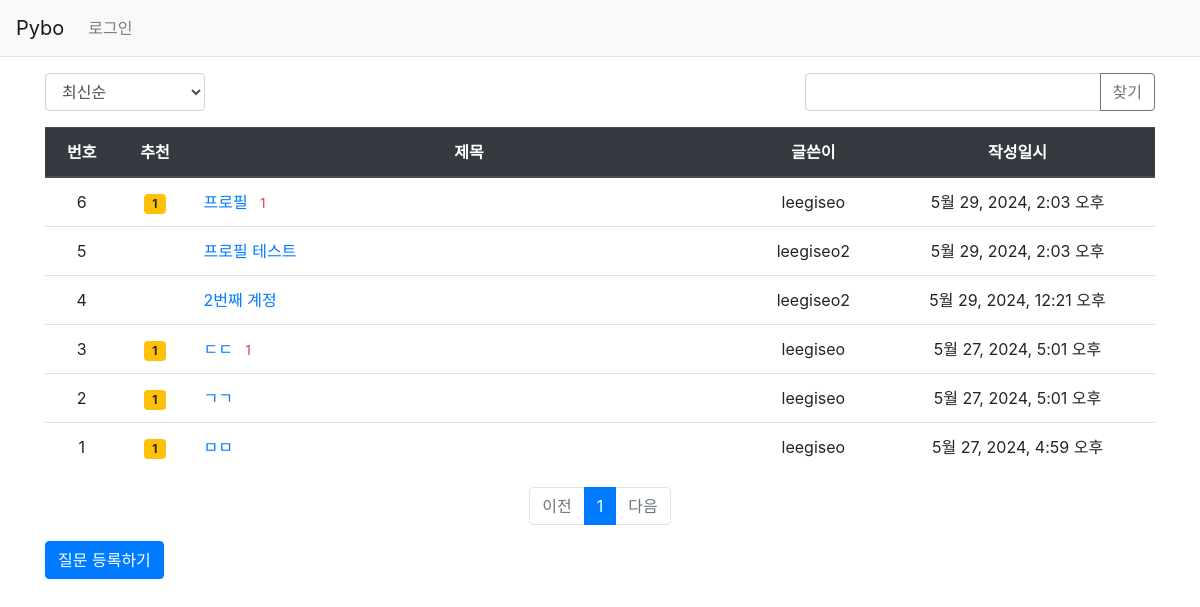
Screenshot of /pybo/ with the database file from the repository.
### pybo/models.py (models this page shows, shortened)
class Question(models.Model):
    author = models.ForeignKey(User, on_delete=models.CASCADE, related_name='author_question')
    category = models.ForeignKey(Category, on_delete=models.CASCADE, related_name='category_question', default=1)
    subject = models.CharField(max_length=200)
    content = models.TextField()
    create_date = models.DateTimeField()
    modify_date = models.DateTimeField(null=True, blank=True)
    voter = models.ManyToManyField(User, related_name='voter_question')

### pybo/views/base_views.py (the view, shortened to what this page needs)
# urls.py: path('', base_views.index, name='index'),  # '/' 에 해당되는 path
def index(request):
    page = request.GET.get('page', '1')  # 페이지
    kw = request.GET.get('kw', '')  # 검색어
    so = request.GET.get('so', 'recent')  # 정렬기준
    if so == 'recommend':
        question_list = Question.objects.annotate(num_voter=Count('voter')).order_by('-num_voter', '-create_date')
    elif so == 'popular':
        question_list = Question.objects.annotate(num_answer=Count('answer')).order_by('-num_answer', '-create_date')
    else:  # recent
        question_list = Question.objects.order_by('-create_date')
    paginator = Paginator(question_list, 10)  # 페이지당 10개씩 보여주기
    page_obj = paginator.get_page(page)
    context = {'question_list': page_obj, 'page': page, 'kw': kw, 'so': so}  # <------ so 추가
    return render(request, 'pybo/question_list.html', context)

### pybo/templatetags/pybo_filter.py (called while the page is built)
@register.filter
def sub(value, arg):
    return value - arg

### templates/pybo/question_list.html (shortened to what this page needs)
{% extends 'base.html' %}
{% load pybo_filter %}
{% block content %}
<div class="container my-3">
    <div class="row justify-content-between my-3">
        <div class="col-2">
            <select class="form-control so">
                <option value="recent" {% if so == 'recent' %}selected{% endif %}>최신순</option>
            </select>
        </div>
        <div class="col-4 input-group">
            <input type="text" class="form-control kw" value="{{ kw|default_if_none:'' }}">
            <div class="input-group-append">
                <button class="btn btn-outline-secondary" type="button" id="btn_search">찾기</button>
            </div>
        </div>
    </div>
    <table class="table">
        <thead>
        <tr class="text-center thead-dark">
            <th>번호</th>
            <th>추천</th>
            <th style="width:50%">제목</th>
            <th>글쓴이</th>
            <th>작성일시</th>
        </tr>
        </thead>
        <tbody>
        {% if question_list %}
        {% for question in question_list %}
        <tr class="text-center">
            <td>
                {{ question_list.paginator.count|sub:question_list.start_index|sub:forloop.counter0|add:1 }}
            </td>
            <td>
                {% if question.voter.all.count > 0 %}
                <span class="badge badge-warning px-2 py-1">{{ question.voter.all.count }}</span>
                {% endif %}
            </td>
            <td class="text-left">
                <a href="{% url 'pybo:detail' question.id %}">{{ question.subject }}</a>
                {% if question.answer_set.count > 0 %}
                <span class="text-danger small ml-2">{{ question.answer_set.count }}</span>
                {% endif %}
            </td>
            <td>{{ question.author.username }}</td>
            <td>{{ question.create_date }}</td>
        </tr>
        {% endfor %}
        {% else %}
        <tr>
            <td colspan="3">질문이 없습니다.</td>
        </tr>
        {% endif %}
        </tbody>
    </table>
    <ul class="pagination justify-content-center">
        {% if question_list.has_previous %}
        <li class="page-item">
            <a class="page-link" data-page="{{ question_list.previous_page_number }}" href="#">이전</a>
        </li>
        {% else %}
        <li class="page-item disabled">
            <a class="page-link" tabindex="-1" aria-disabled="true" href="#">이전</a>
        </li>
        {% endif %}
        {% for page_number in question_list.paginator.page_range %}
        {% if page_number >= question_list.number|add:-5 and page_number <= question_list.number|add:5 %}
            {% if page_number == question_list.number %}
            <li class="page-item active" aria-current="page">
                <a class="page-link" data-page="{{ page_number }}" href="#">{{ page_number }}</a>
            </li>
            {% else %}
            <li class="page-item">
                <a class="page-link" data-page="{{ page_number }}" href="#">{{ page_number }}</a>
            </li>
            {% endif %}
        {% endif %}
        {% endfor %}
        {% if question_list.has_next %}
        <li class="page-item">
            <a class="page-link" data-page="{{ question_list.next_page_number }}" href="#">다음</a>
        </li>
        {% else %}
        <li class="page-item disabled">
            <a class="page-link" tabindex="-1" aria-disabled="true" href="#">다음</a>
        </li>
        {% endif %}
    </ul>
    <a href="{% url 'pybo:question_create' %}" class="btn btn-primary">질문 등록하기</a>
</div>
{% endblock %}

### templates/base.html (shortened to what this page needs)
{% load static %}
<!doctype html>
<html lang="ko">
<head>
    <link rel="stylesheet" type="text/css" href="{% static 'bootstrap.min.css' %}">
    <link rel="stylesheet" type="text/css" href="{% static 'style.css' %}">
</head>
<body>
    {% include "navbar.html" %}
    {% block content %}
    {% endblock %}
</body>
</html>

### templates/navbar.html (shortened to what this page needs)
<nav class="navbar navbar-expand-lg navbar-light bg-light border-bottom">
    <a class="navbar-brand" href="{% url 'pybo:index' %}">Pybo</a>
    <div class="collapse navbar-collapse flex-grow-0" id="navbarNav">
        <ul class="navbar-nav">
            <li class="nav-item d-flex">
                {% if user.is_authenticated %}
                <a class="nav-link" href="{% url 'pybo:profile_question' user.username %}">{{ user.username }}</a>
                <a class="nav-link" href="{% url 'common:logout' %}">로그아웃</a>
                {% else %}
                <a class="nav-link" href="{% url 'common:login' %}">로그인</a>
                {% endif %}
            </li>
        </ul>
    </div>
</nav>

### rows the page displays
Question: paginator.count|sub "6", voter.all.count "1", subject "프로필", answer_set.count "1", author.username "leegiseo", create_date "5월 29, 2024, 2:03 오후"
Question: paginator.count|sub "5", subject "프로필 테스트", author.username "leegiseo2", create_date "5월 29, 2024, 2:03 오후"
Question: paginator.count|sub "4", subject "2번째 계정", author.username "leegiseo2", create_date "5월 29, 2024, 12:21 오후"
Question: paginator.count|sub "3", voter.all.count "1", subject "ㄷㄷ", answer_set.count "1", author.username "leegiseo", create_date "5월 27, 2024, 5:01 오후"
Question: paginator.count|sub "2", voter.all.count "1", subject "ㄱㄱ", author.username "leegiseo", create_date "5월 27, 2024, 5:01 오후"
Question: paginator.count|sub "1", voter.all.count "1", subject "ㅁㅁ", author.username "leegiseo", create_date "5월 27, 2024, 4:59 오후"

### other values shown
{{ page_number }} "1"
